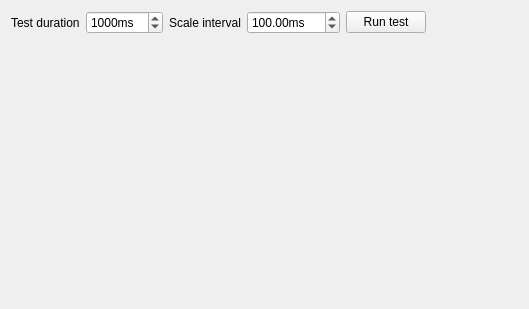
<?xml version="1.0" encoding="UTF-8"?>
<ui version="4.0">
 <class>Timeline</class>
 <widget class="QWidget" name="Timeline">
  <property name="geometry">
   <rect>
    <x>0</x>
    <y>0</y>
    <width>529</width>
    <height>309</height>
   </rect>
  </property>
  <property name="windowTitle">
   <string>Form</string>
  </property>
  <layout class="QVBoxLayout" name="verticalLayout">
   <item>
    <layout class="QHBoxLayout" name="horizontalLayout">
     <item>
      <widget class="QLabel" name="label">
       <property name="text">
        <string>Test duration</string>
       </property>
      </widget>
     </item>
     <item>
      <widget class="QSpinBox" name="sboxDuration">
       <property name="suffix">
        <string>ms</string>
       </property>
       <property name="minimum">
        <number>1</number>
       </property>
       <property name="maximum">
        <number>60000</number>
       </property>
       <property name="value">
        <number>1000</number>
       </property>
      </widget>
     </item>
     <item>
      <widget class="QLabel" name="label_2">
       <property name="text">
        <string>Scale interval</string>
       </property>
      </widget>
     </item>
     <item>
      <widget class="QDoubleSpinBox" name="sboxScale">
       <property name="suffix">
        <string>ms</string>
       </property>
       <property name="minimum">
        <double>1.000000000000000</double>
       </property>
       <property name="maximum">
        <double>10000.000000000000000</double>
       </property>
       <property name="singleStep">
        <double>0.010000000000000</double>
       </property>
       <property name="value">
        <double>100.000000000000000</double>
       </property>
      </widget>
     </item>
     <item>
      <widget class="QPushButton" name="btnTest">
       <property name="text">
        <string>Run test</string>
       </property>
      </widget>
     </item>
     <item>
      <spacer name="horizontalSpacer">
       <property name="orientation">
        <enum>Qt::Horizontal</enum>
       </property>
       <property name="sizeHint" stdset="0">
        <size>
         <width>40</width>
         <height>20</height>
        </size>
       </property>
      </spacer>
     </item>
    </layout>
   </item>
   <item>
    <widget class="QChartView" name="chart" native="true"/>
   </item>
  </layout>
 </widget>
 <customwidgets>
  <customwidget>
   <class>QChartView</class>
   <extends>QWidget</extends>
   <header>QtCharts</header>
   <container>1</container>
  </customwidget>
 </customwidgets>
 <resources/>
 <connections/>
</ui>
